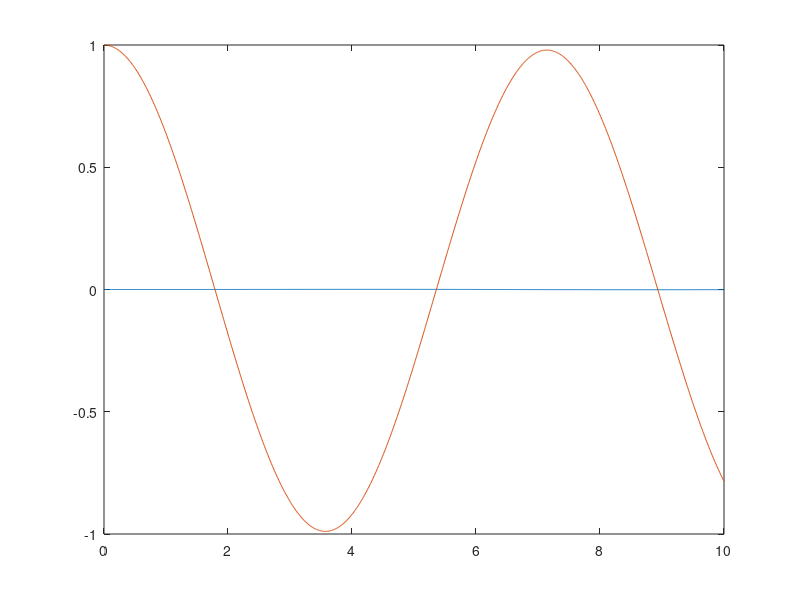

MATLAB code for this plot:
for i = 1:20
    m = rand(); % mass
    k = rand(); % spring constant
    c = rand() * 0.01; % damping coefficient
    F0 = rand() * 0.5; % Amplitude of the force
    omega = rand(); % Frequency of the force
    
    A = [0     1;
        -k/m -c/m];
    B = [0; 1/m];
    C = [1 0]; % Output is the position
    D = 0;
    
    sys = ss(A, B, C, D); % Create state-space model
    
    t = 0:0.01:10; % Time vector
    x0 = [1; 0]; % Initial conditions (position = 1, velocity = 0)
    u = F0 * sin(omega * t); % Sinusoidal input force
    
    [yUnforced, tUnforced, xUnforced] = lsim(sys, u, t); % Simulate the system

    [yForced, tForced, xForced] = lsim(sys, u, t, x0); % Simulate the system
end

plot(tUnforced, yUnforced); % Plot the position over time
hold on
plot(tForced, yForced); 